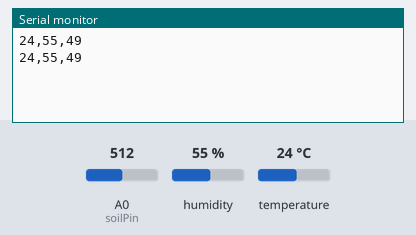
Recording of a sketch running on a simulated Arduino Uno, built with avr-gcc and run on an emulated ATmega328P. Shown: the last lines printed to the serial monitor. The test bench sets the inputs (shaded band); at power-on: humidity 55 %, A0 (soilPin) = 512, temperature 24 °C.

Above: at 3.8 s.
3.9 s: humidity set to 22 %
At 6.6 s:
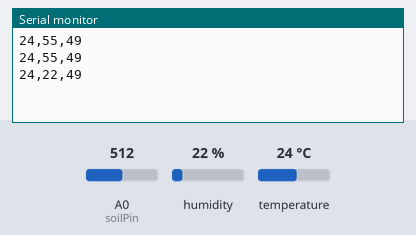
7.8 s: A0 (soilPin) set to 716
At 9.7 s:
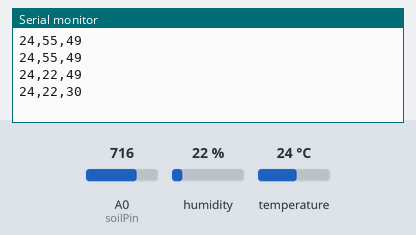
11.7 s: temperature set to 12 °C
At 12.9 s:
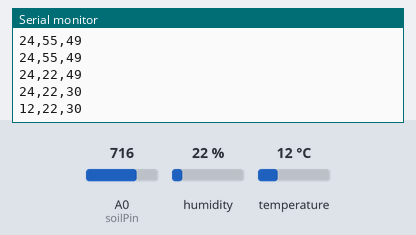
15.6 s: A0 (soilPin) set to 900
At 19.2 s:
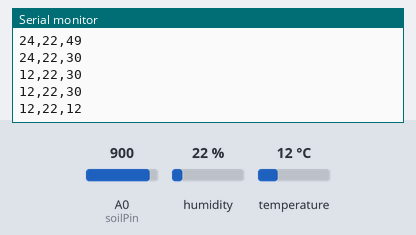
19.5 s: humidity set to 40 %
At 22.4 s:
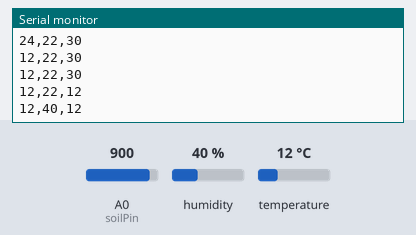
Timing chart, 0 to 23.9 s (numbered marks = the images above; inputs shaded):
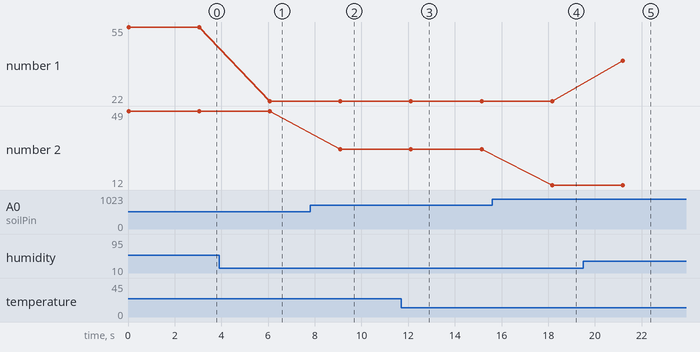

Measured:
- after the input at 3.9 s, the serial monitor: prints a new line after 2.2 s (image 1)
- after the input at 7.8 s, the serial monitor: prints a new line after 1.3 s (image 2)
- after the input at 11.7 s, the serial monitor: prints a new line after 0.42 s (image 3)
- after the input at 15.6 s, the serial monitor: prints a new line after 2.6 s (image 4)
- after the input at 19.5 s, the serial monitor: prints a new line after 1.7 s (image 5)
- plotted number 1: 55 → 22 after the input at 3.9 s, 22 → 40 after the input at 19.5 s
- plotted number 2: 49 → 30 after the input at 7.8 s

The sketch:

smart_agri.ino
```cpp
#include <SimpleDHT.h>

int pinDHT = 2;          // DHT11 DATA pin
SimpleDHT11 dht11;

int soilPin = A0;        // Soil moisture sensor

void setup() {
  Serial.begin(9600);
}

void loop() {
  byte temperature = 0;
  byte humidity = 0;

  // Read DHT11
  int err = dht11.read(pinDHT, &temperature, &humidity, NULL);
  if (err != SimpleDHTErrSuccess) {
    Serial.print("DHT11 read error: ");
    Serial.println(err);
    delay(2000);
    return;
  }

  // Read soil moisture (0-1023)
  int soil = analogRead(soilPin);

  // Convert to percentage (use the correct version)
  int soilPercent = map(soil, 1023, 0, 0, 100); // <--- use this if dry=1023, wet=0
  soilPercent = constrain(soilPercent, 0, 100);

  // Send values in CSV format to Python
  Serial.print((int)temperature);
  Serial.print(",");
  Serial.print((int)humidity);
  Serial.print(",");
  Serial.println(soilPercent);

  delay(3000);   // send data every 3 seconds
}
```
